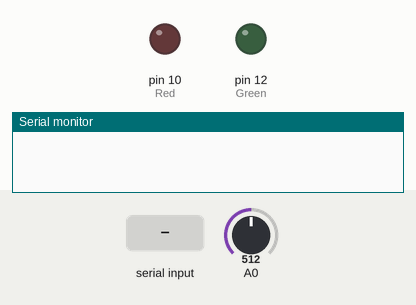
Bench run of a sketch on a simulated Arduino Uno, built with avr-gcc and run on an emulated ATmega328P. On the bench: output pins drawn as LEDs (lit = HIGH), the last lines printed to the serial monitor. Dashed ring = blinking. The test bench sets the inputs (shaded band); at power-on: A0 = 512.

Above: at 1.2 s.
1.3 s: "999\n" received over the second serial link
At 1.6 s:
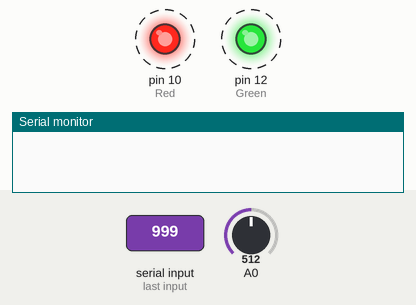
4.3 s: "999\n" received over the second serial link
At 7.8 s:
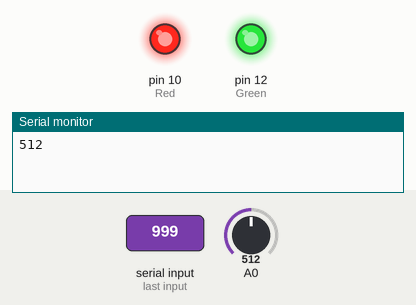
Timing chart, 0 to 13.1 s (numbered marks = the images above; inputs shaded):
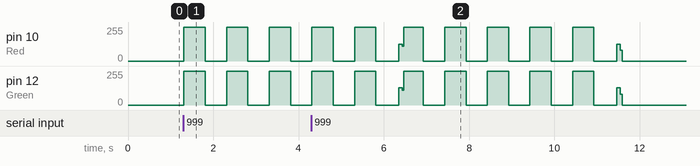

The sketch:

Data_Transfer.ino
```cpp
#include <SoftwareSerial.h>
#include <MsTimer2.h>

SoftwareSerial BTSerial(2,3);
char buffer[10], buf[5];
int Green = 12,Red = 10, tpot, nps, pos = 0, temp, i, j, k = 0;
int LedState = LOW, LedStart = LOW;
char led_flag = 0, state_flag = 0, index = 0;

void setup() {
  Serial.begin(9600);
  BTSerial.begin(9600);
  pinMode(Green, OUTPUT);
  pinMode(Red, OUTPUT);
}

void loop() {
    if(state_flag == 0){
      while(BTSerial.available()){
        buffer[index] = BTSerial.read();
        index++;
      }
      pos = atoi(buffer);
      if(pos > 0 && pos < 600) {
        tpot = pos / 100;
        nps = pos % 100;
        index = 0;
      }
      else if(pos == 999){
        state_flag = 1;
      }
      delay(10);
      //memset(buffer, NULL, sizeof(buffer));
    }
    else if(state_flag == 1){
      if(led_flag == 0){
        for(i = 0; i< 10; ++i){
          LedStart = !LedStart;
          digitalWrite(Red, LedStart);
          digitalWrite(Green, LedStart);
          delay(500);
        }

        MsTimer2::set(tpot*500, ledISR);
        MsTimer2::start();
        led_flag = 1;
      }
      temp =analogRead(A0);
      sprintf(buf, "%4d", temp);
      for(i=0; i<4; i++){
        BTSerial.write(buf[i]);
      }
      Serial.println(temp);
      delay(100);
      index = 0;
      k++;
      if(k > nps * tpot * 10){
        MsTimer2::stop();
        digitalWrite(Red, LOW);
        digitalWrite(Green, LOW);
        led_flag = 0;
        k = 0;
        state_flag = 0;
        memset(buffer, NULL, sizeof(buffer));
      }
    }
}
void ledISR(){
      if(LedState == LOW)
        LedState = HIGH;
      else
        LedState = LOW;

      digitalWrite(Green, LedState);
      digitalWrite(Red, !LedState);
}
```

Measured:
- after the input at 1.3 s, pin 10 (Red), pin 12 (Green): alternates 255/255 for 0.50 s and 0/255 for 0.50 s, starting at once
